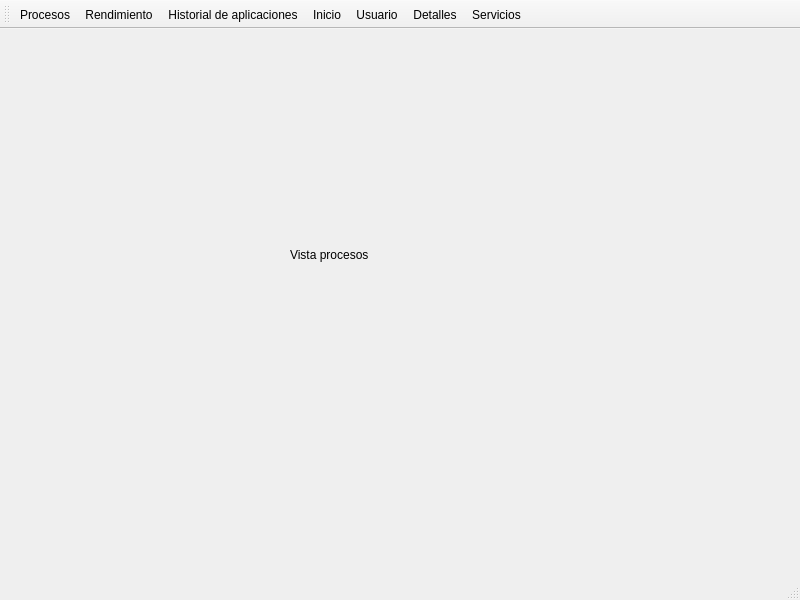
<?xml version="1.0" encoding="UTF-8"?>
<ui version="4.0">
 <class>MainWindow</class>
 <widget class="QMainWindow" name="MainWindow">
  <property name="geometry">
   <rect>
    <x>0</x>
    <y>0</y>
    <width>800</width>
    <height>600</height>
   </rect>
  </property>
  <property name="windowTitle">
   <string>MainWindow</string>
  </property>
  <widget class="QWidget" name="centralwidget">
   <widget class="QStackedWidget" name="stackedWidgetPrincipal">
    <property name="geometry">
     <rect>
      <x>20</x>
      <y>10</y>
      <width>771</width>
      <height>511</height>
     </rect>
    </property>
    <property name="currentIndex">
     <number>0</number>
    </property>
    <widget class="QWidget" name="page">
     <widget class="QLabel" name="label">
      <property name="geometry">
       <rect>
        <x>270</x>
        <y>110</y>
        <width>121</width>
        <height>211</height>
       </rect>
      </property>
      <property name="text">
       <string>Vista procesos</string>
      </property>
     </widget>
    </widget>
    <widget class="QWidget" name="page_2">
     <widget class="QLabel" name="label_2">
      <property name="geometry">
       <rect>
        <x>490</x>
        <y>20</y>
        <width>101</width>
        <height>271</height>
       </rect>
      </property>
      <property name="text">
       <string>Vista rendimiento</string>
      </property>
     </widget>
    </widget>
   </widget>
  </widget>
  <widget class="QMenuBar" name="menubar">
   <property name="geometry">
    <rect>
     <x>0</x>
     <y>0</y>
     <width>800</width>
     <height>23</height>
    </rect>
   </property>
  </widget>
  <widget class="QStatusBar" name="statusbar"/>
  <widget class="QToolBar" name="toolBar">
   <property name="windowTitle">
    <string>toolBar</string>
   </property>
   <attribute name="toolBarArea">
    <enum>TopToolBarArea</enum>
   </attribute>
   <attribute name="toolBarBreak">
    <bool>false</bool>
   </attribute>
   <addaction name="actionProcesos"/>
   <addaction name="actionRendimiento"/>
   <addaction name="actionHistorial_de_aplicaciones"/>
   <addaction name="actionInicio"/>
   <addaction name="actionUsuario"/>
   <addaction name="actionDetalles"/>
   <addaction name="actionServicios"/>
  </widget>
  <action name="actionRendimiento">
   <property name="text">
    <string>Rendimiento</string>
   </property>
   <property name="menuRole">
    <enum>QAction::MenuRole::NoRole</enum>
   </property>
  </action>
  <action name="actionProcesos">
   <property name="text">
    <string>Procesos</string>
   </property>
   <property name="menuRole">
    <enum>QAction::MenuRole::NoRole</enum>
   </property>
  </action>
  <action name="actionHistorial_de_aplicaciones">
   <property name="text">
    <string>Historial de aplicaciones</string>
   </property>
   <property name="menuRole">
    <enum>QAction::MenuRole::NoRole</enum>
   </property>
  </action>
  <action name="actionInicio">
   <property name="text">
    <string>Inicio</string>
   </property>
   <property name="menuRole">
    <enum>QAction::MenuRole::NoRole</enum>
   </property>
  </action>
  <action name="actionUsuario">
   <property name="text">
    <string>Usuario</string>
   </property>
   <property name="menuRole">
    <enum>QAction::MenuRole::NoRole</enum>
   </property>
  </action>
  <action name="actionDetalles">
   <property name="text">
    <string>Detalles</string>
   </property>
   <property name="menuRole">
    <enum>QAction::MenuRole::NoRole</enum>
   </property>
  </action>
  <action name="actionServicios">
   <property name="text">
    <string>Servicios</string>
   </property>
   <property name="menuRole">
    <enum>QAction::MenuRole::NoRole</enum>
   </property>
  </action>
 </widget>
 <resources/>
 <connections/>
</ui>
